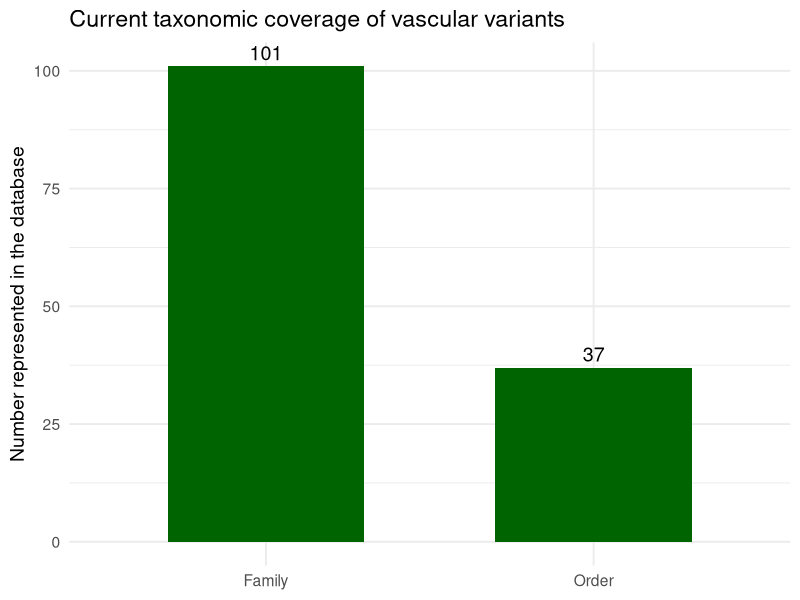

This chart was generated by the following R code:
# Load packages
library(dplyr)
library(ggplot2)
library(readr)

# Read Table 2
taxa <- read_csv("data/global-survey/Table 2.csv", show_col_types = FALSE)

# Count unique orders and families
levels <- c("Order", "Family")
summary_df <- tibble(
  level = levels,
  count = sapply(levels, function(lv) n_distinct(taxa[[lv]]))
)

# Plot
p <- ggplot(summary_df, aes(x = level, y = count)) +
  geom_col(width = 0.6, fill = "darkgreen") +
  geom_text(aes(label = count), vjust = -0.4, size = 5) +
  labs(
    x = NULL,
    y = "Number represented in the database",
    title = "Current taxonomic coverage of vascular variants"
  ) +
  theme_minimal(base_size = 14)

# Save figure
ggsave(
  filename = "data/figures/taxonomic_coverage_orders_families.png",
  plot = p,
  width = 6,
  height = 4,
  dpi = 300
)

